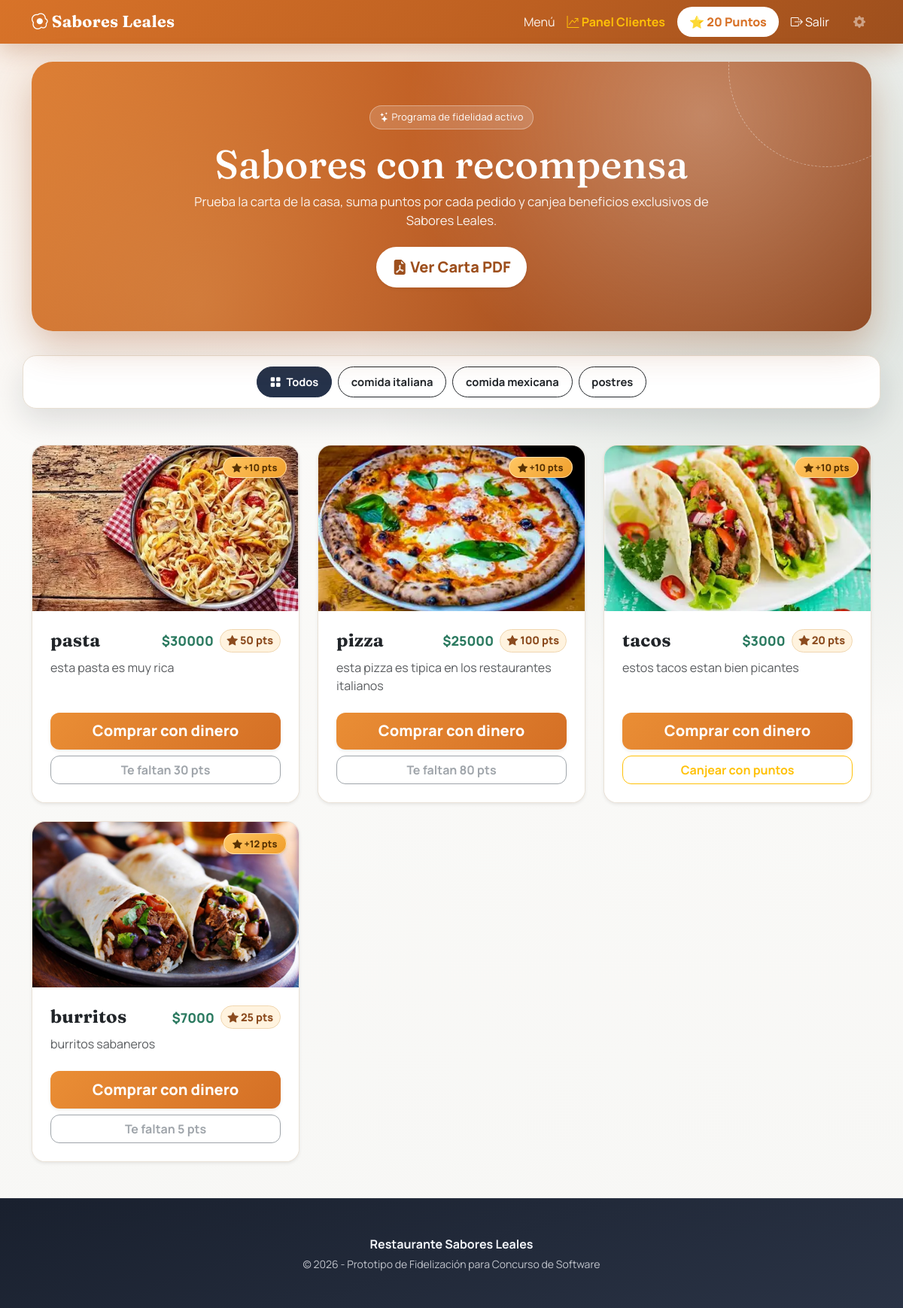
The app's page / (signed in) with its own data.
### gestion/models.py (models this page shows, shortened)
class Categoria(models.Model):
    nombre = models.CharField(max_length=100)

class Producto(models.Model):
    categoria = models.ForeignKey(Categoria, on_delete=models.CASCADE)
    nombre = models.CharField(max_length=200)
    descripcion = models.TextField()
    precio = models.DecimalField(max_digits=10, decimal_places=2)
    imagen = models.ImageField(upload_to='productos/', null=True, blank=True)
    puntos_otorgados = models.IntegerField(default=10) # Puntos que gana el cliente al comprarlo

### gestion/views.py (the view)
# urls.py: path('', views.index, name='index'),
def index(request):
    categoria_id = request.GET.get('categoria')
    categorias = Categoria.objects.all()
    categoria_seleccionada = None
    if categoria_id and categoria_id.isdigit():
        categoria_seleccionada = int(categoria_id)
        productos = Producto.objects.filter(categoria_id=categoria_seleccionada)
    elif categoria_id:
        productos = Producto.objects.none()
    else:
        productos = Producto.objects.all()
    puntos_usuario = 0
    if request.user.is_authenticated:
        perfil, created = PerfilCliente.objects.get_or_create(user=request.user)
        puntos_usuario = perfil.puntos
    for producto in productos:
        producto.puntos_canje = calcular_puntos_canje(producto)
        producto.puntos_faltantes = max(0, producto.puntos_canje - puntos_usuario)
    context = {
        'productos': productos,
        'categorias': categorias,
        'categoria_seleccionada': categoria_seleccionada,
        'puntos_usuario': puntos_usuario,
    }
    return render(request, 'gestion/index.html', context)

### gestion/context_processors.py (called while the page is built)
def puntos_usuario(request):
    if not request.user.is_authenticated:
        return {"puntos_usuario": 0}
    perfil, _ = PerfilCliente.objects.get_or_create(user=request.user)
    return {"puntos_usuario": perfil.puntos}

### gestion/views.py (called while the page is built)
def calcular_puntos_canje(producto):
    nombre_producto = (producto.nombre or '').strip().lower()
    return PUNTOS_CANJE_PERSONALIZADOS.get(nombre_producto, max(1, int(producto.precio / 1000)))

### templates/gestion/index.html (shortened to what this page needs)
{% extends 'gestion/base.html' %}
{% block content %}
<div class="hero-section text-center">
    <span class="hero-kicker"><i class="bi bi-stars"></i> Programa de fidelidad activo</span>
    <h1 class="hero-title">Sabores con recompensa</h1>
    <p class="hero-lead">Prueba la carta de la casa, suma puntos por cada pedido y canjea beneficios exclusivos de Sabores Leales.</p>
    <a href="{% url 'descargar_menu_pdf' %}" class="btn btn-hero btn-lg shadow-sm">
        <i class="bi bi-file-earmark-pdf-fill"></i> Ver Carta PDF
    </a>
</div>
<div class="row mb-5">
    <div class="col-12 d-flex justify-content-center flex-wrap gap-2 filter-wrap surface">
        <a href="?" class="btn btn-category {% if not categoria_seleccionada %}btn-dark{% else %}btn-outline-dark{% endif %}">
            <i class="bi bi-grid-fill me-1"></i> Todos
        </a>
        {% for cat in categorias %}
            <a href="?categoria={{ cat.id }}"
               class="btn btn-category {% if categoria_seleccionada == cat.id %}btn-dark{% else %}btn-outline-dark{% endif %}">
                {{ cat.nombre }}
            </a>
        {% endfor %}
    </div>
</div>
<div class="row row-cols-1 row-cols-md-2 row-cols-lg-3 g-4">
    {% for producto in productos %}
    <div class="col">
        <div class="card h-100 shadow-sm product-card">
            <div class="position-relative">
                {% if producto.imagen %}
                    <img src="{{ producto.imagen.url }}" class="card-img-top" alt="{{ producto.nombre }}">
                {% else %}
                    <div class="bg-light text-muted d-flex align-items-center justify-content-center" style="height: 220px;">
                        <i class="bi bi-image fs-1 opacity-25"></i>
                    </div>
                {% endif %}
                <div class="position-absolute top-0 end-0 m-3">
                    <span class="points-badge shadow-sm">
                        <i class="bi bi-star-fill"></i> +{{ producto.puntos_otorgados|default:"0" }} pts
                    </span>
                </div>
            </div>
            <div class="card-body px-4 pt-4 pb-3">
                <div class="d-flex justify-content-between align-items-center mb-2">
                    <h4 class="card-title fw-bold mb-0">{{ producto.nombre }}</h4>
                    <div class="d-flex align-items-center gap-2">
                        <span class="price-tag">${{ producto.precio|floatformat:0 }}</span>
                        <span class="points-price-tag"><i class="bi bi-star-fill"></i> {{ producto.puntos_canje }} pts</span>
                    </div>
                </div>
                <p class="card-text text-muted">{{ producto.descripcion|truncatechars:85 }}</p>
            </div>
            <div class="card-footer bg-white border-0 px-4 pb-4">
                <div class="d-grid">
                    {% if user.is_authenticated %}
                        <form method="post" action="{% url 'realizar_pedido' producto.id %}" class="d-grid gap-2">
                            <button type="submit" name="metodo_pago" value="dinero" class="btn btn-order btn-lg shadow-sm w-100">
                                Comprar con dinero
                            </button>
                            {% if puntos_usuario >= producto.puntos_canje %}
                                <button type="submit" name="metodo_pago" value="puntos" class="btn btn-outline-warning fw-bold w-100" style="border-radius: 12px;">
                                    Canjear con puntos
                                </button>
                            {% else %}
                                <button type="button" class="btn btn-outline-secondary fw-bold w-100" style="border-radius: 12px;" disabled>
                                    Te faltan {{ producto.puntos_faltantes }} pts
                                </button>
                            {% endif %}
                        </form>
                    {% else %}
                        <a href="{% url 'login' %}" class="btn btn-outline-secondary btn-lg fw-bold py-2" style="border-radius: 12px;">
                            Entra para ganar puntos
                        </a>
                    {% endif %}
                </div>
            </div>
        </div>
    </div>
    {% endfor %}
</div>
{% endblock %}

### templates/gestion/base.html (style rules this page uses)
:root { --ink: #1f2333; --muted: #5f6679; --paper: #f7f7f5; --cream: #fff8ee; --amber: #d87329; --amber-deep: #a94f1c; --olive: #2c5a4a; --line: #e8dfd2; --surface: #ffffff; --shadow: 0 16px 40px rgba(18, 23, 35, 0.12); }
body { font-family: "Manrope", sans-serif; color: var(--ink); background: radial-gradient(circle at 10% -20%, rgba(216, 115, 41, 0.16), transparent 40%), radial-gradient(circle at 90% 20%, rgba(44, 90, 74, 0.16), transparent 35%), linear-gradient(180deg, #fcfbf9 0%, var(--paper) 100%); min-height: 100vh; }
h1, h2, h3, h4, h5 { font-family: "Fraunces", serif; letter-spacing: 0.2px; }
.surface { background: var(--surface); border: 1px solid rgba(232, 223, 210, 0.9); border-radius: 22px; box-shadow: var(--shadow); }

### templates/gestion/index.html (style rules this page uses)
.hero-section { position: relative; overflow: hidden; background: radial-gradient(circle at 80% 20%, rgba(255, 255, 255, 0.3), transparent 42%), radial-gradient(circle at 20% 90%, rgba(250, 204, 130, 0.22), transparent 45%), linear-gradient(125deg, #dc7d33 0%, #be5c23 45%, #8f4720 100%); color: #fff; padding: 3.6rem 1.4rem; border-radius: 28px; margin-bottom: 2rem; box-shadow: 0 20px 50px rgba(158, 79, 30, 0.32); }
.hero-section::after { content: ""; position: absolute; width: 260px; height: 260px; top: -120px; right: -70px; border-radius: 50%; border: 1px dashed rgba(255, 255, 255, 0.4); }
.hero-kicker { display: inline-block; background: rgba(255, 255, 255, 0.16); border: 1px solid rgba(255, 255, 255, 0.35); border-radius: 999px; font-size: 0.8rem; padding: 0.34rem 0.8rem; margin-bottom: 0.9rem; letter-spacing: 0.3px; }
.hero-title { font-size: clamp(2rem, 6vw, 3.3rem); margin-bottom: 0.4rem; }
.hero-lead { max-width: 690px; margin: 0 auto 1.4rem; opacity: 0.92; font-size: 1.04rem; }
.btn-hero { border-radius: 999px; border: none; background: #fff; color: #9d4f1d; font-weight: 800; padding: 0.75rem 1.3rem; transition: transform 0.22s ease, box-shadow 0.22s ease; }
.filter-wrap { border-radius: 18px; border: 1px solid #e8dfd2; background: #fff; padding: 0.9rem; }
.btn-category { border-radius: 999px; padding: 0.5rem 1.05rem; font-weight: 700; font-size: 0.92rem; border-width: 1px; }
.btn-category.btn-dark { background: #25324a; border-color: #25324a; }
.product-card { border-radius: 18px; overflow: hidden; border: 1px solid rgba(232, 223, 210, 0.88); transition: transform 0.25s ease, box-shadow 0.25s ease; background: #fff; }
.card-img-top { height: 220px; object-fit: cover; }
.price-tag { color: #2b7a60; font-weight: 800; font-size: 1.1rem; }
.points-price-tag { color: #8b4a1d; font-weight: 800; font-size: 0.9rem; background: #fff3df; border: 1px solid #f0d6af; border-radius: 999px; padding: 0.22rem 0.55rem; white-space: nowrap; }
.points-badge { background: linear-gradient(140deg, #ffc764 0%, #f09e2a 100%); color: #573204; border-radius: 999px; padding: 0.25rem 0.72rem; font-size: 0.8rem; font-weight: 800; border: 1px solid rgba(255, 255, 255, 0.55); }
.btn-order { border-radius: 12px; background: linear-gradient(130deg, #ea8e35 0%, #d46f25 100%); border: none; color: #fff; font-weight: 800; padding: 0.62rem 1rem; }

### records on screen
Categoria: nombre "comida italiana"
Categoria: nombre "comida mexicana"
Categoria: nombre "postres"
Producto: imagen (picture), puntos_otorgados "10", nombre "pasta", precio "30000", puntos_canje "50", descripcion "esta pasta es muy rica", puntos_faltantes "30"
Producto: imagen (picture), puntos_otorgados "10", nombre "pizza", precio "25000", puntos_canje "100", descripcion "esta pizza es tipica en los restaurantes italianos", puntos_faltantes "80"
Producto: imagen (picture), puntos_otorgados "10", nombre "tacos", precio "3000", puntos_canje "20", descripcion "estos tacos estan bien picantes", shows "Canjear con puntos"
Producto: imagen (picture), puntos_otorgados "12", nombre "burritos", precio "7000", puntos_canje "25", descripcion "burritos sabaneros", puntos_faltantes "5"

### other values on screen
{{ puntos_usuario|default:0 }} "20"
